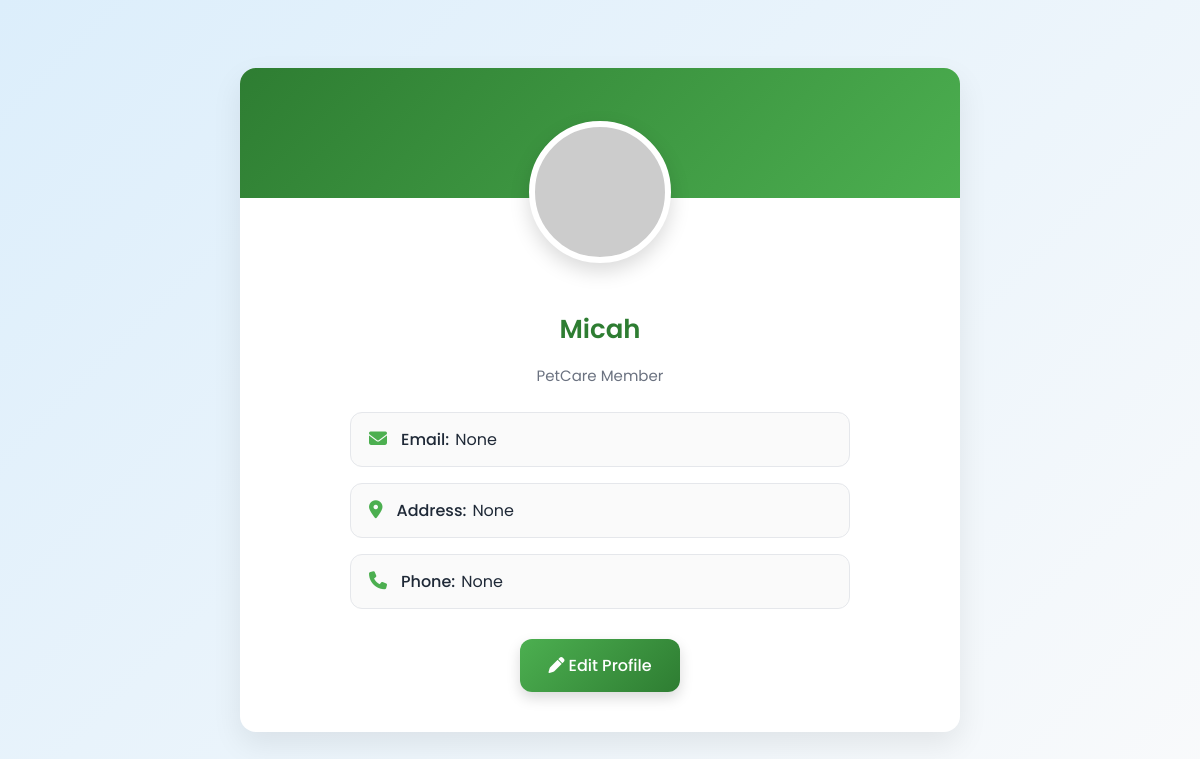
The page /one/profile (signed in) on the database its author committed.
### petcare/models.py (models this page shows, shortened)
class profile(models.Model):
    user = models.OneToOneField(User, on_delete=models.CASCADE)
    address = models.TextField(null=True, blank=True)
    email = models.EmailField(null=True, blank=True)
    phone_number = models.IntegerField(null=True, blank=True)
    profile_image = models.ImageField(upload_to='profile_images', null=True, blank=True)

### petcare/views.py (the view)
# urls.py: path('profile',profilepage,name='profile'),
def profilepage(request):
    usr = request.user
    pro, created = profile.objects.get_or_create(user=usr)
    return render(request, 'profile.html', {'pro': pro})

### templates/profile.html (shortened to what this page needs)
{% load static %}
<!DOCTYPE html>
<html lang="en">
<head>
  <link rel="stylesheet" href="https://cdnjs.cloudflare.com/ajax/libs/font-awesome/6.5.0/css/all.min.css">
  </head>
</head>
<body>
  <div class="profile-container">
    <div class="profile-header">
      {% if pro.profile_image %}
        <div class="profile-img" style="background-image:url('{{ pro.profile_image.url }}')"></div>
      {% else %}
        <div class="profile-img" style="background-image:url('https://i.pravatar.cc/240?img=5')"></div>
      {% endif %}
    </div>
    <div class="profile-body">
      <h2>{{ pro.user.username }}</h2>
      <p class="role">PetCare Member</p>
      <div class="profile-details">
        <div class="detail-item"><i class="fa-solid fa-envelope"></i> <span>Email:</span> {{ pro.email }}</div>
        <div class="detail-item"><i class="fa-solid fa-location-dot"></i> <span>Address:</span> {{ pro.address }}</div>
        <div class="detail-item"><i class="fa-solid fa-phone"></i> <span>Phone:</span> {{ pro.phone_number }}</div>
      </div>
      <a href="{% url 'edit_profile' %}" class="btn-edit"><i class="fa-solid fa-pen"></i> Edit Profile</a>
    </div>
  </div>
</body>
</html>

### templates/profile.html (style rules this page uses)
:root { --bg:#f0f4f9; --card:#ffffff; --text:#1f2937; --muted:#6b7280; --line:#e5e7eb; --primary:#2e7d32; --secondary:#4caf50; --shadow:0 12px 30px rgba(0,0,0,.08); --radius:16px; --pad:28px; }
body { margin: 0; font-family: 'Poppins', sans-serif; background: linear-gradient(135deg,#dceefb,#f9fafb); color: var(--text); min-height: 100vh; display: flex; align-items: center; justify-content: center; }
.profile-container { width: 100%; max-width: 720px; background: var(--card); border-radius: var(--radius); box-shadow: var(--shadow); overflow: hidden; animation: fadeIn 0.6s ease; }
.profile-header { background: linear-gradient(135deg, var(--primary), var(--secondary)); padding: 50px 20px 80px; text-align: center; position: relative; }
.profile-img { width: 130px; height: 130px; border-radius: 50%; border: 6px solid #fff; box-shadow: 0 8px 20px rgba(0,0,0,.15); background: #ddd center/cover no-repeat; position: absolute; left: 50%; bottom: -65px; transform: translateX(-50%); }
.profile-body { padding: 90px 30px 40px; text-align: center; }
.profile-body h2 { font-size: 26px; margin-bottom: 10px; font-weight: 600; color: var(--primary); }
.profile-body p.role { color: var(--muted); font-size: 15px; margin-bottom: 25px; }
.profile-details { display: grid; gap: 16px; text-align: left; max-width: 500px; margin: 0 auto 30px; }
.detail-item { display: flex; align-items: center; padding: 14px 18px; border: 1px solid var(--line); border-radius: 12px; background: #fafafa; transition: background .3s; }
.detail-item i { color: var(--secondary); font-size: 18px; margin-right: 14px; }
.detail-item span { font-weight: 500; margin-right: 6px; }
.btn-edit { display: inline-block; background: linear-gradient(135deg, var(--secondary), var(--primary)); color: #fff; padding: 14px 28px; border-radius: 12px; font-weight: 500; text-decoration: none; transition: all .3s ease; box-shadow: 0 6px 14px rgba(0,0,0,0.15); }

### rows shown on the page
profile: user.username "Micah", email "None", address "None", phone_number "None"
